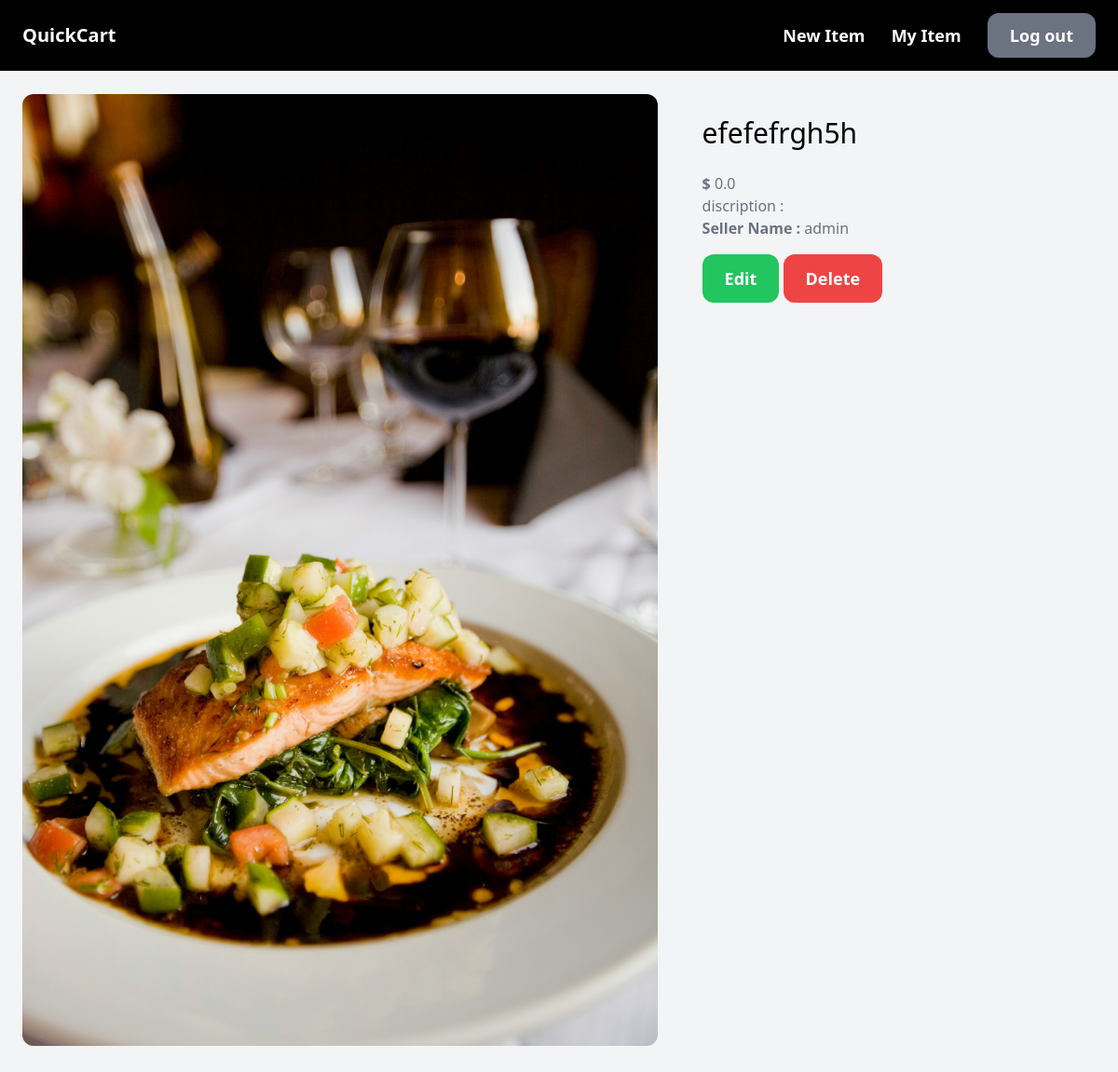
Screenshot of /detail/2/ (signed in) with the database file from the repository.
### core/models.py (models this page shows, shortened)
class Item(models.Model):
    category = models.ForeignKey(Category,on_delete=models.CASCADE)
    author = models.ForeignKey(User,on_delete=models.CASCADE)
    name = models.CharField(max_length=100)
    discription = models.TextField(null=True,blank=True)
    created_by = models.DateTimeField(auto_now_add=True)
    updated_by = models.DateTimeField(auto_now=True)
    price = models.FloatField(null=True,blank=True,default=0.00)
    image = models.ImageField(default='pics.jpg',upload_to='images',null=True,blank=True)
    class Meta:
        ordering = ['-created_by','updated_by']

### core/views.py (the view)
# urls.py: path('detail/<str:pk>/',views.detailView,name='detail'),
@login_required
def detailView(request,pk):
    item = Item.objects.get(id=pk)
    form = CommentForm()
    if request.method == 'POST':
        form = CommentForm(request.POST)
        if form.is_valid():
            comment = form.save(commit=False)
            comment.item = item.name
            comment.save()
    comment = Comment.objects.filter(item=pk)
    return render(request,'core/detail.html',{'item':item,'form':form,'comment':comment})

### core/templates/core/detail.html (shortened to what this page needs)
{% extends 'core/base.html' %}
{% block content %}
<div class="grid grid-cols-5 gap-6">
   <div class="col-span-3">
     <img src="{{ item.image.url }}" alt="" class="rounded-xl">
   </div>
   <div class="col-span-2 p-6 rounded-xl">
    <h3>
      <h1 class="mb-6 text-3xl">{{ item.name }}</h1>
    </h3>
    <div>
        <p class="text-gray-500"><strong>$ </strong>{{ item.price }}</p>
    </div>
    <div>
      <h3 class="text-gray-500">discription : <br>{{ item.discription }}</h3>
    </div>
    <h5 class="text-gray-500  "><Strong>Seller Name : </Strong> {{ item.author }}</h5>
    {% if item.author == request.user %}
      <a href="{% url 'update' item.id %}" class="inline-block px-6 py-3 text-lg font-semibold bg-green-500 text-white rounded-xl mt-4 hover:bg-green-700">Edit</a>
      <a href="{% url 'delete' item.id %}" class="inline-block px-6 py-3 text-lg font-semibold bg-red-500 text-white rounded-xl mt-4 hover:bg-red-700">Delete</a>
    {% else %}
      <a href="" class="inline-block px-6 py-3 text-lg font-semibold bg-black text-white rounded-xl hover:bg-gray-700">Contact Seller </a>
    {% endif %}
   </div>
{% endblock %}

### rows the page displays
Item: image (picture), name "efefefrgh5h", price "0.0", author "admin"
